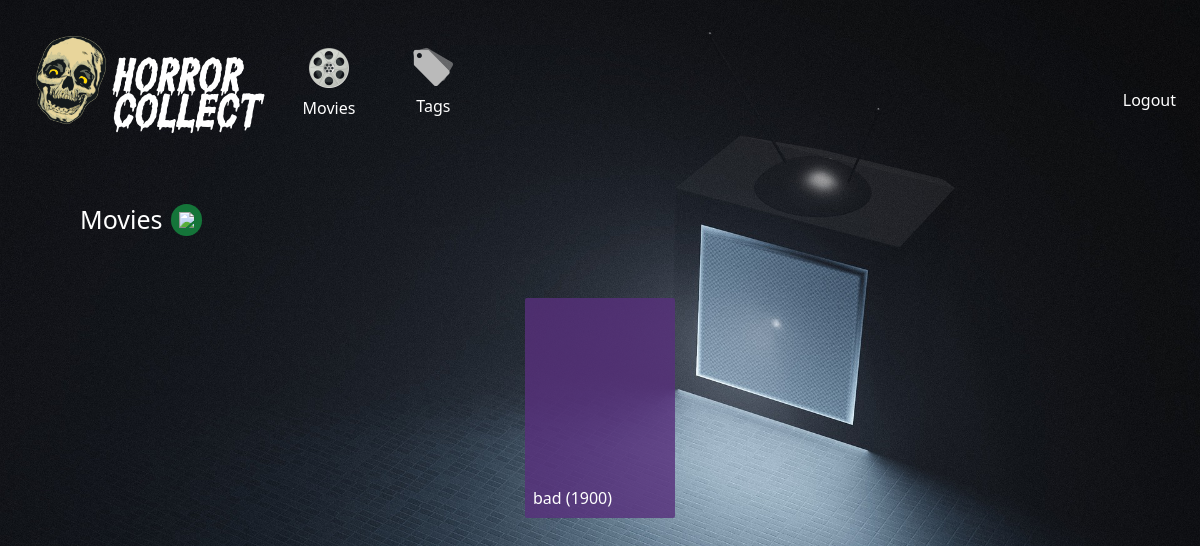
Page /movies (signed in) on the earlier database version.
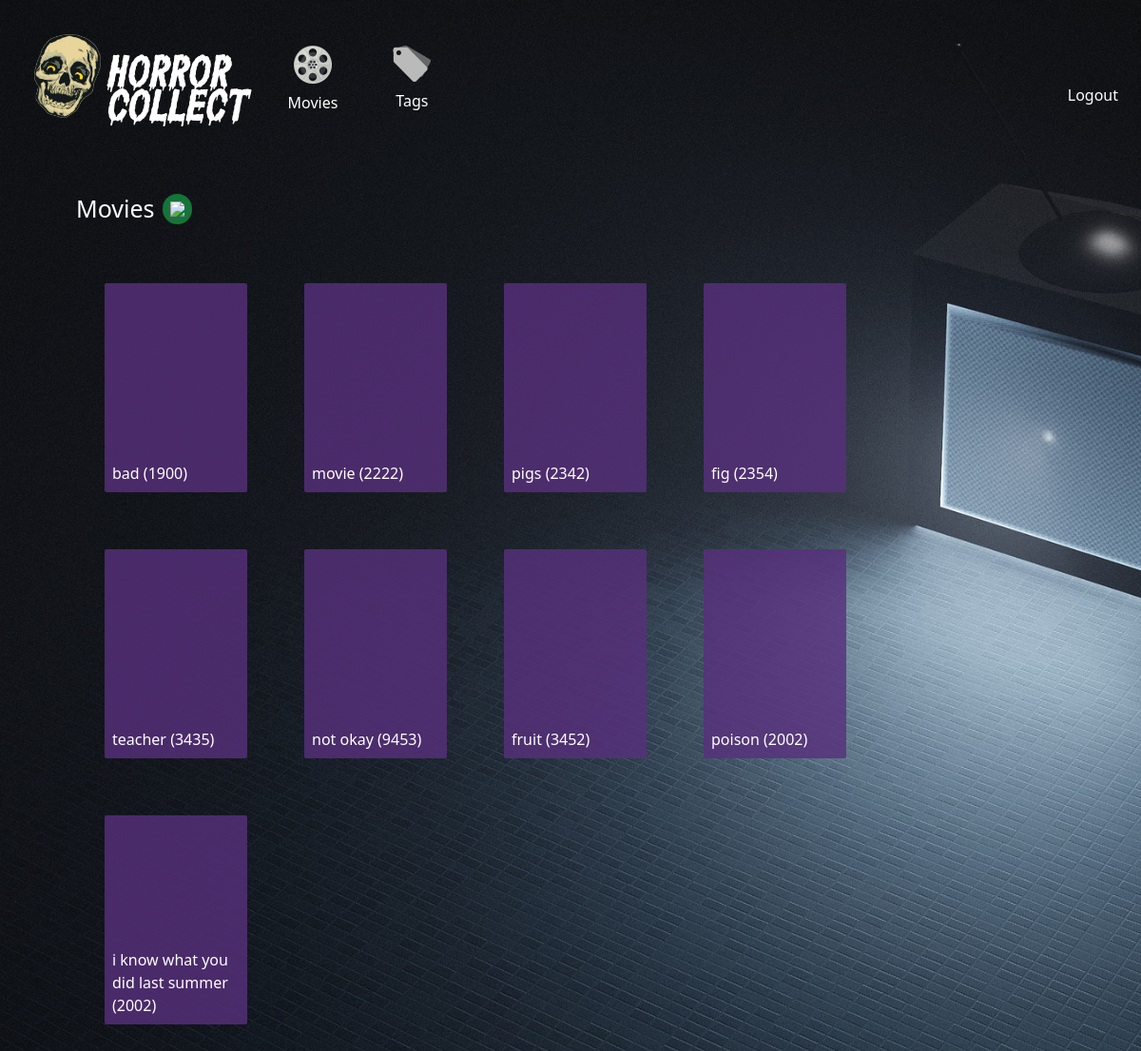
Same page on the later database version.
### app/models.py (models this page shows)
class Movie(db.Model):
  id = db.Column(db.Integer, primary_key=True)
  title = db.Column(db.String(255), nullable=False)
  release_year = db.Column(db.String(4))
  user_id = db.Column(db.Integer, db.ForeignKey('user.id'), nullable=False)
  user = db.relationship('User', back_populates='movies')
  tags = db.relationship('Tag', secondary='movie_tags', back_populates='movies')

### app/controllers/movies.py (the view)
@movies.route('/movies')
@login_required
def index():
  movies = Movie.query.filter_by(user_id=current_user.id)
  return render_template('movies/index.html', movies=movies)

### app/__init__.py (called while the page is built)
@login_manager.user_loader
def load_user(user_id):
    return User.query.get(int(user_id))

### app/templates/movies/index.html
{% extends 'layouts/base.html' %} {% block content %}
<main class="flex flex-col max-w-[1400px]">
  <div class="flex title flex-row items-center mb-4 mx-2">
    <p class="">Movies</p>
    <a
      class="rounded-full p-2 bg-green-700/90 m-2 hover:bg-green-800/90"
      href="{{ url_for('movies.new') }}">
      <img class="w-[15px]" src="/static/images/plus.png" />
    </a>
  </div>
  <div class="gallery">
    {% for movie in movies %}
      <a
        href="{{ url_for('movies.show', id=movie.id) }}"
        class="movie">
        <p class="">{{ movie.title }} ({{ movie.release_year }})</p>
      </a>
    {% endfor %}
  </div>
</main>
{% endblock %}

Differences in the rows shown:
added Movie: title "movie", release_year "2222"
added Movie: title "pigs", release_year "2342"
added Movie: title "fig", release_year "2354"
added Movie: title "teacher", release_year "3435"
added Movie: title "not okay", release_year "9453"
added Movie: title "fruit", release_year "3452"
added Movie: title "poison", release_year "2002"
added Movie: title "i know what you did last summer", release_year "2002"
